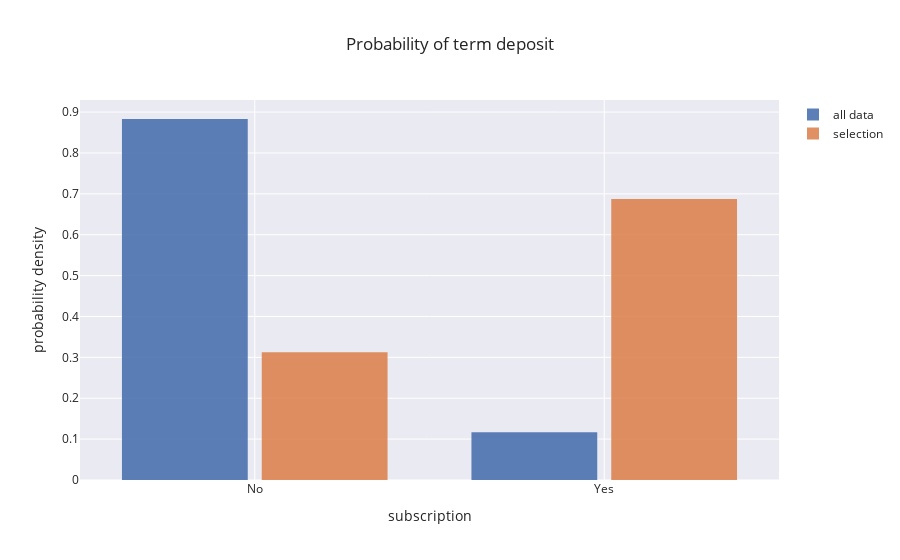

Notebook cell for this chart:
### Code cell
plotly_hist(
    df,
    "management",
    "success",
)

### Figure 1 — Plotly figure (JSON) as saved in the notebook; plotly's stock layout.template omitted (floating-point values rounded to 4 significant figures; data arrays with more than 128 entries replaced by an {"elided": "..."} marker saying what was removed)
{"data": [{"histfunc": "sum", "histnorm": "probability density", "name": "all data", "nbinsx": 2, "opacity": 0.9, "type": "histogram", "x": {"elided": "45211 int values"}}, {"histfunc": "sum", "histnorm": "probability density", "name": "selection", "nbinsx": 2, "opacity": 0.9, "type": "histogram", "x": {"elided": "387 int values"}}], "layout": {"autosize": true, "bargap": 0.2, "bargroupgap": 0.1, "title": {"text": "Probability of term deposit"}, "xaxis": {"autorange": true, "range": [-0.5, 1.5], "ticktext": ["No", "Yes"], "tickvals": [0, 1], "title": {"text": "subscription"}, "type": "linear"}, "yaxis": {"autorange": true, "range": [0, 0.9295], "title": {"text": "probability density"}}}}
